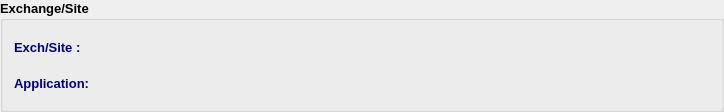
    <widget class="QGroupBox" name="groupBox">
     <property name="font">
      <font>
       <family>Tahoma</family>
       <pointsize>10</pointsize>
       <weight>75</weight>
       <bold>true</bold>
      </font>
     </property>
     <property name="title">
      <string>Exchange/Site</string>
     </property>
     <layout class="QHBoxLayout" name="horizontalLayout_4">
      <item>
       <layout class="QVBoxLayout" name="verticalLayout_2">
        <item>
         <layout class="QHBoxLayout" name="horizontalLayout_2">
          <item>
           <widget class="QLabel" name="label">
            <property name="minimumSize">
             <size>
              <width>120</width>
              <height>30</height>
             </size>
            </property>
            <property name="maximumSize">
             <size>
              <width>120</width>
              <height>30</height>
             </size>
            </property>
            <property name="font">
             <font>
              <family>Tahoma</family>
              <pointsize>10</pointsize>
              <weight>75</weight>
              <bold>true</bold>
             </font>
            </property>
            <property name="styleSheet">
             <string notr="true">color: rgb(0, 0, 127);</string>
            </property>
            <property name="text">
             <string>Exch/Site :</string>
            </property>
           </widget>
          </item>
          <item>
           <widget class="QLabel" name="abbrLbl">
            <property name="sizePolicy">
             <sizepolicy hsizetype="Expanding" vsizetype="Preferred">
              <horstretch>0</horstretch>
              <verstretch>0</verstretch>
             </sizepolicy>
            </property>
            <property name="minimumSize">
             <size>
              <width>500</width>
              <height>30</height>
             </size>
            </property>
            <property name="maximumSize">
             <size>
              <width>8000</width>
              <height>30</height>
             </size>
            </property>
            <property name="font">
             <font>
              <family>Tahoma</family>
              <pointsize>10</pointsize>
              <weight>75</weight>
              <bold>true</bold>
             </font>
            </property>
            <property name="styleSheet">
             <string notr="true">color: rgb(85, 0, 127);</string>
            </property>
            <property name="text">
             <string/>
            </property>
            <property name="alignment">
             <set>Qt::AlignLeading|Qt::AlignLeft|Qt::AlignVCenter</set>
            </property>
            <property name="wordWrap">
             <bool>true</bool>
            </property>
           </widget>
          </item>
         </layout>
        </item>
        <item>
         <layout class="QHBoxLayout" name="horizontalLayout_3">
          <item>
           <widget class="QLabel" name="label_2">
            <property name="minimumSize">
             <size>
              <width>120</width>
              <height>30</height>
             </size>
            </property>
            <property name="maximumSize">
             <size>
              <width>120</width>
              <height>30</height>
             </size>
            </property>
            <property name="font">
             <font>
              <family>Tahoma</family>
              <pointsize>10</pointsize>
              <weight>75</weight>
              <bold>true</bold>
             </font>
            </property>
            <property name="styleSheet">
             <string notr="true">color: rgb(0, 0, 127);</string>
            </property>
            <property name="text">
             <string>Application:</string>
            </property>
           </widget>
          </item>
          <item>
           <widget class="QLabel" name="appLbl">
            <property name="sizePolicy">
             <sizepolicy hsizetype="Expanding" vsizetype="Preferred">
              <horstretch>0</horstretch>
              <verstretch>0</verstretch>
             </sizepolicy>
            </property>
            <property name="minimumSize">
             <size>
              <width>500</width>
              <height>30</height>
             </size>
            </property>
            <property name="maximumSize">
             <size>
              <width>8000</width>
              <height>30</height>
             </size>
            </property>
            <property name="font">
             <font>
              <family>Tahoma</family>
              <pointsize>10</pointsize>
              <weight>75</weight>
              <bold>true</bold>
             </font>
            </property>
            <property name="styleSheet">
             <string notr="true">color: rgb(85, 0, 127);</string>
            </property>
            <property name="text">
             <string/>
            </property>
            <property name="alignment">
             <set>Qt::AlignLeading|Qt::AlignLeft|Qt::AlignVCenter</set>
            </property>
            <property name="wordWrap">
             <bool>true</bool>
            </property>
           </widget>
          </item>
         </layout>
        </item>
       </layout>
      </item>
      <item>
       <widget class="QLabel" name="pix">
        <property name="minimumSize">
         <size>
          <width>64</width>
          <height>64</height>
         </size>
        </property>
        <property name="maximumSize">
         <size>
          <width>64</width>
          <height>64</height>
         </size>
        </property>
        <property name="font">
         <font>
          <family>Tahoma</family>
          <pointsize>10</pointsize>
         </font>
        </property>
        <property name="text">
         <string/>
        </property>
        <property name="pixmap">
         <pixmap resource="../../../../../image.qrc">:/Image/split.png</pixmap>
        </property>
        <property name="scaledContents">
         <bool>true</bool>
        </property>
       </widget>
      </item>
     </layout>
    </widget>
